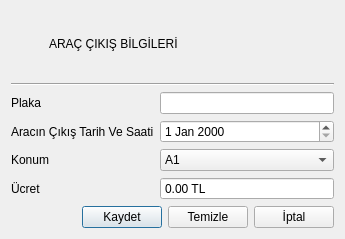
<?xml version="1.0" encoding="UTF-8"?>
<ui version="4.0">
 <class>OOAracCikisBilgileriFormu</class>
 <widget class="QDialog" name="OOAracCikisBilgileriFormu">
  <property name="enabled">
   <bool>true</bool>
  </property>
  <property name="geometry">
   <rect>
    <x>0</x>
    <y>0</y>
    <width>345</width>
    <height>239</height>
   </rect>
  </property>
  <property name="windowTitle">
   <string>Dialog</string>
  </property>
  <property name="styleSheet">
   <string notr="true">QLabel {
	font: 10pt &quot;Cambria&quot;;
}

QLabel#lblBaslik {
 font: bold 14pt &quot;Cambria&quot;;
}

QLabel#lblSimge {
 qproperty-pixmap: url(:/simgeler/Simgeler/araccikisi.png);
}

QDateTimeEdit {
 qproperty-displayFormat: 'dd.MM.yyyy / hh.mm';
 qproperty-calendarPopup: true;
}

QPushButton#btnKaydet {
 qproperty-text: 'Kaydet';
 qproperty-icon: url(:/simgeler/Simgeler/kaydet.png);
 qproperty-default: true;
}

QPushButton#btnTemizle {
 qproperty-text: 'Temizle';
 qproperty-icon: url(:/simgeler/Simgeler/temizle.png);
}

QPushButton#btnIptal {
 qproperty-text: 'İptal';
 qproperty-icon: url(:/simgeler/Simgeler/iptal.png);
}
</string>
  </property>
  <layout class="QGridLayout" name="gridLayout_2">
   <item row="0" column="0">
    <layout class="QHBoxLayout" name="horizontalLayout_2">
     <item>
      <widget class="QLabel" name="lblSimge">
       <property name="minimumSize">
        <size>
         <width>32</width>
         <height>32</height>
        </size>
       </property>
       <property name="maximumSize">
        <size>
         <width>32</width>
         <height>32</height>
        </size>
       </property>
       <property name="text">
        <string/>
       </property>
      </widget>
     </item>
     <item>
      <widget class="QLabel" name="lblBaslik">
       <property name="text">
        <string>ARAÇ ÇIKIŞ BİLGİLERİ</string>
       </property>
      </widget>
     </item>
    </layout>
   </item>
   <item row="1" column="0">
    <widget class="Line" name="line">
     <property name="orientation">
      <enum>Qt::Horizontal</enum>
     </property>
    </widget>
   </item>
   <item row="2" column="0">
    <layout class="QGridLayout" name="gridLayout">
     <item row="3" column="1">
      <widget class="QDoubleSpinBox" name="dsbUcret">
       <property name="acceptDrops">
        <bool>false</bool>
       </property>
       <property name="wrapping">
        <bool>false</bool>
       </property>
       <property name="readOnly">
        <bool>false</bool>
       </property>
       <property name="buttonSymbols">
        <enum>QAbstractSpinBox::NoButtons</enum>
       </property>
       <property name="accelerated">
        <bool>false</bool>
       </property>
       <property name="keyboardTracking">
        <bool>true</bool>
       </property>
       <property name="prefix">
        <string notr="true"/>
       </property>
       <property name="suffix">
        <string> TL</string>
       </property>
       <property name="singleStep">
        <double>1.000000000000000</double>
       </property>
      </widget>
     </item>
     <item row="2" column="0">
      <widget class="QLabel" name="lblKonum">
       <property name="text">
        <string>Konum</string>
       </property>
      </widget>
     </item>
     <item row="3" column="0">
      <widget class="QLabel" name="lblUcret">
       <property name="text">
        <string>Ücret</string>
       </property>
      </widget>
     </item>
     <item row="2" column="1">
      <widget class="QComboBox" name="cbKonum">
       <item>
        <property name="text">
         <string>A1</string>
        </property>
       </item>
       <item>
        <property name="text">
         <string>A2</string>
        </property>
       </item>
       <item>
        <property name="text">
         <string>A3</string>
        </property>
       </item>
       <item>
        <property name="text">
         <string>A4</string>
        </property>
       </item>
       <item>
        <property name="text">
         <string>A5</string>
        </property>
       </item>
       <item>
        <property name="text">
         <string>B1</string>
        </property>
       </item>
       <item>
        <property name="text">
         <string>B2</string>
        </property>
       </item>
       <item>
        <property name="text">
         <string>B3</string>
        </property>
       </item>
       <item>
        <property name="text">
         <string>B4</string>
        </property>
       </item>
       <item>
        <property name="text">
         <string>B5</string>
        </property>
       </item>
      </widget>
     </item>
     <item row="1" column="0">
      <widget class="QLabel" name="lblCikisTarihVeSaati">
       <property name="text">
        <string>Aracın Çıkış Tarih Ve Saati</string>
       </property>
      </widget>
     </item>
     <item row="0" column="1">
      <widget class="QLineEdit" name="lePlaka"/>
     </item>
     <item row="0" column="0">
      <widget class="QLabel" name="lblPlaka">
       <property name="text">
        <string>Plaka</string>
       </property>
      </widget>
     </item>
     <item row="1" column="1">
      <widget class="QDateEdit" name="deCikisTarihSaat"/>
     </item>
    </layout>
   </item>
   <item row="3" column="0">
    <layout class="QHBoxLayout" name="horizontalLayout">
     <item>
      <spacer name="horizontalSpacer">
       <property name="orientation">
        <enum>Qt::Horizontal</enum>
       </property>
       <property name="sizeHint" stdset="0">
        <size>
         <width>40</width>
         <height>20</height>
        </size>
       </property>
      </spacer>
     </item>
     <item>
      <widget class="QPushButton" name="btnKaydet">
       <property name="text">
        <string>Kaydet</string>
       </property>
      </widget>
     </item>
     <item>
      <widget class="QPushButton" name="btnTemizle">
       <property name="text">
        <string>Temizle</string>
       </property>
      </widget>
     </item>
     <item>
      <widget class="QPushButton" name="btnIptal">
       <property name="text">
        <string>İptal</string>
       </property>
      </widget>
     </item>
    </layout>
   </item>
  </layout>
 </widget>
 <resources/>
 <connections>
  <connection>
   <sender>btnKaydet</sender>
   <signal>clicked()</signal>
   <receiver>OOAracCikisBilgileriFormu</receiver>
   <slot>accept()</slot>
   <hints>
    <hint type="sourcelabel">
     <x>247</x>
     <y>270</y>
    </hint>
    <hint type="destinationlabel">
     <x>131</x>
     <y>315</y>
    </hint>
   </hints>
  </connection>
  <connection>
   <sender>btnIptal</sender>
   <signal>clicked()</signal>
   <receiver>OOAracCikisBilgileriFormu</receiver>
   <slot>reject()</slot>
   <hints>
    <hint type="sourcelabel">
     <x>389</x>
     <y>275</y>
    </hint>
    <hint type="destinationlabel">
     <x>402</x>
     <y>327</y>
    </hint>
   </hints>
  </connection>
  <connection>
   <sender>lePlaka</sender>
   <signal>textChanged(QString)</signal>
   <receiver>OOAracCikisBilgileriFormu</receiver>
   <slot>degisiklikVar()</slot>
   <hints>
    <hint type="sourcelabel">
     <x>182</x>
     <y>123</y>
    </hint>
    <hint type="destinationlabel">
     <x>76</x>
     <y>300</y>
    </hint>
   </hints>
  </connection>
  <connection>
   <sender>cbKonum</sender>
   <signal>currentTextChanged(QString)</signal>
   <receiver>OOAracCikisBilgileriFormu</receiver>
   <slot>degisiklikVar()</slot>
   <hints>
    <hint type="sourcelabel">
     <x>281</x>
     <y>175</y>
    </hint>
    <hint type="destinationlabel">
     <x>101</x>
     <y>236</y>
    </hint>
   </hints>
  </connection>
  <connection>
   <sender>dsbUcret</sender>
   <signal>valueChanged(double)</signal>
   <receiver>OOAracCikisBilgileriFormu</receiver>
   <slot>degisiklikVar()</slot>
   <hints>
    <hint type="sourcelabel">
     <x>262</x>
     <y>203</y>
    </hint>
    <hint type="destinationlabel">
     <x>119</x>
     <y>251</y>
    </hint>
   </hints>
  </connection>
 </connections>
 <slots>
  <slot>degisiklikVar()</slot>
 </slots>
</ui>
